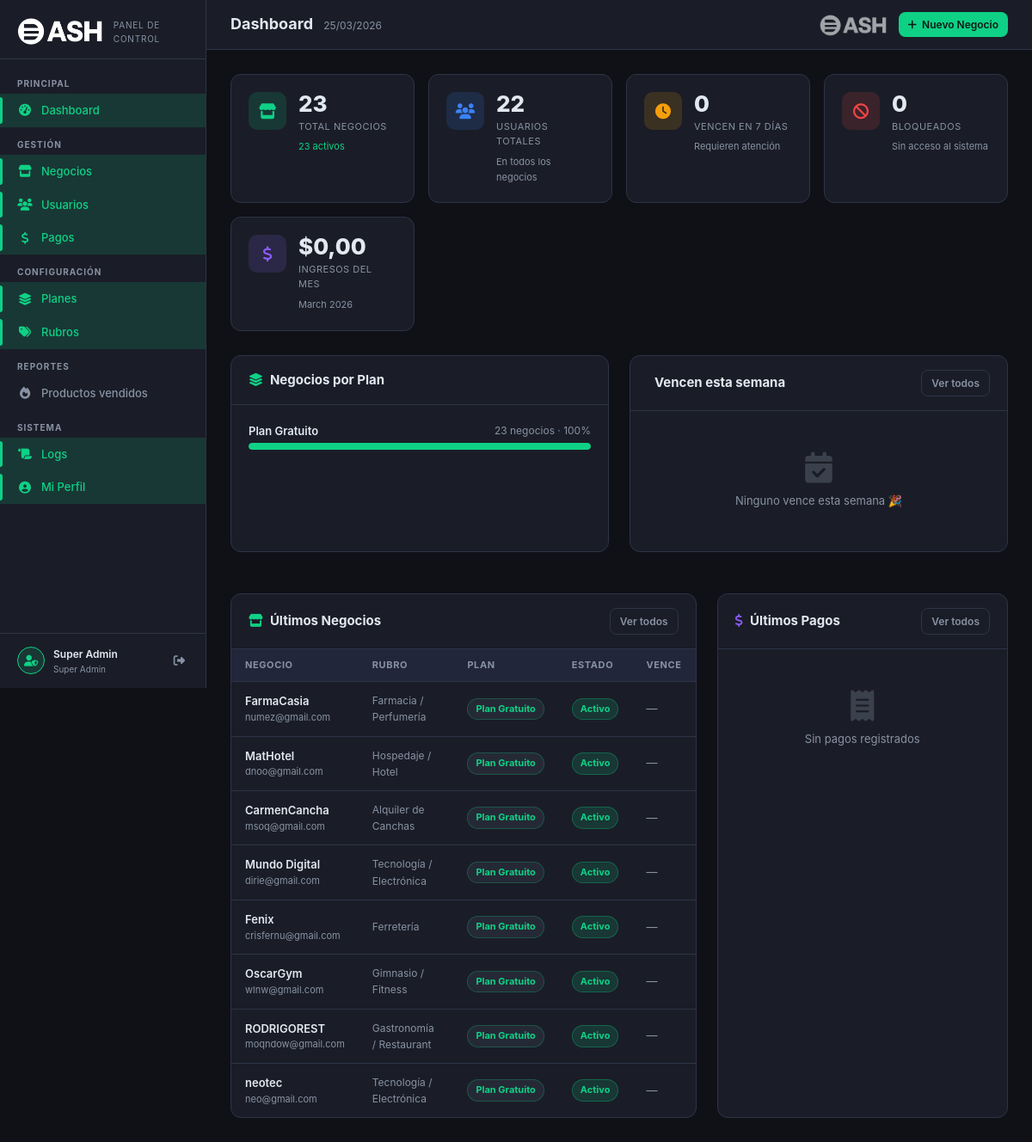
Screenshot of /superadmin/index.php (signed in) with the database file from the repository.
### tables this page shows
CREATE TABLE `negocios` (
  `id` int(11) NOT NULL,
  `nombre` varchar(255) NOT NULL,
  `razon_social` varchar(255) DEFAULT NULL,
  `cuit` varchar(20) DEFAULT NULL,
  `condicion_iva` varchar(50) DEFAULT NULL,
  `rubro` varchar(100) DEFAULT NULL,
  `rubro_id` int(11) DEFAULT NULL,
  `direccion` text DEFAULT NULL,
  `ciudad` varchar(100) DEFAULT NULL,
  `provincia` varchar(100) DEFAULT NULL,
  `codigo_postal` varchar(10) DEFAULT NULL,
  `telefono` varchar(50) DEFAULT NULL,
  `email` varchar(255) DEFAULT NULL,
  `sitio_web` varchar(255) DEFAULT NULL,
  `instagram` varchar(100) DEFAULT NULL,
  `facebook` varchar(255) DEFAULT NULL,
  `whatsapp` varchar(50) DEFAULT NULL,
  `logo` varchar(255) DEFAULT NULL,
  `imagen_portada` varchar(255) DEFAULT NULL,
  `carta_token` varchar(64) DEFAULT NULL,
  `carta_activa` tinyint(1) NOT NULL DEFAULT 1,
  `mensaje_ticket` text DEFAULT NULL,
  `mostrar_logo_ticket` tinyint(1) DEFAULT 1,
  `mostrar_direccion_ticket` tinyint(1) DEFAULT 1,
  `mostrar_cuit_ticket` tinyint(1) DEFAULT 1,
  `horarios` longtext DEFAULT NULL CHECK (json_valid(`horarios`)),
  `activo` tinyint(1) DEFAULT 1,
  `plan_id` int(11) DEFAULT 1,
  `fecha_vencimiento` date DEFAULT NULL,
  `bloqueado` tinyint(1) NOT NULL DEFAULT 0,
  `bloqueado_motivo` varchar(255) DEFAULT NULL,
  `notas_admin` text DEFAULT NULL,
  `estado_suscripcion` enum('activa','vencida','cancelada','trial') DEFAULT 'trial',
  `trial_hasta` date DEFAULT NULL,
  `fecha_registro` timestamp NOT NULL DEFAULT current_timestamp(),
  `fecha_alta` date DEFAULT NULL,
  `fecha_actualizacion` timestamp NOT NULL DEFAULT current_timestamp() ON UPDATE current_timestamp()
);

CREATE TABLE `rubros` (
  `id` int(11) NOT NULL,
  `slug` varchar(50) NOT NULL,
  `nombre` varchar(100) NOT NULL,
  `descripcion` varchar(255) DEFAULT NULL,
  `icono` varchar(50) DEFAULT 'fa-store',
  `color` varchar(7) DEFAULT '#667eea',
  `activo` tinyint(1) DEFAULT 1,
  `orden` int(11) DEFAULT 0
);

CREATE TABLE `planes` (
  `id` int(11) NOT NULL,
  `nombre` varchar(50) NOT NULL,
  `nombre_display` varchar(100) NOT NULL,
  `descripcion` text DEFAULT NULL,
  `precio_mensual` decimal(10,2) DEFAULT 0.00,
  `precio_anual` decimal(10,2) DEFAULT 0.00,
  `max_usuarios` smallint(6) DEFAULT 1,
  `max_productos` smallint(6) DEFAULT 50,
  `max_ventas_mes` int(11) DEFAULT 100,
  `tiene_reportes` tinyint(1) DEFAULT 0,
  `tiene_empleados` tinyint(1) DEFAULT 0,
  `tiene_clientes` tinyint(1) DEFAULT 0,
  `tiene_api_publica` tinyint(1) DEFAULT 0,
  `tiene_tienda_online` tinyint(1) DEFAULT 0,
  `activo` tinyint(1) DEFAULT 1,
  `created_at` timestamp NOT NULL DEFAULT current_timestamp(),
  `updated_at` timestamp NULL DEFAULT NULL ON UPDATE current_timestamp(),
  `dias_gratis` int(11) NOT NULL DEFAULT 0,
  `color` varchar(20) DEFAULT '#0FD186',
  `icono` varchar(50) DEFAULT 'fa-star',
  `orden` int(11) DEFAULT 0
);

### superadmin/_auth.php (called while the page is built, shortened)
<?php
function sa_format_money(float $v): string {
    return '$' . number_format($v, 2, ',', '.');
}

### superadmin/index.php (the view, shortened to what this page needs)
<?php
require_once __DIR__ . '/_auth.php';
$db = sa_db();
$total_negocios  = $db->query("SELECT COUNT(*) FROM negocios")->fetchColumn();
$activos_hoy     = $db->query("SELECT COUNT(*) FROM negocios WHERE activo = 1")->fetchColumn();
$bloqueados      = $db->query("SELECT COUNT(*) FROM negocios WHERE bloqueado = 1")->fetchColumn();
$vencen_7dias    = $db->query("SELECT COUNT(*) FROM negocios WHERE fecha_vencimiento BETWEEN CURDATE() AND DATE_ADD(CURDATE(), INTERVAL 7 DAY) AND activo = 1")->fetchColumn();
$total_usuarios  = $db->query("SELECT COUNT(*) FROM usuarios")->fetchColumn();
$ingresos_mes = $db->query("SELECT COALESCE(SUM(monto),0) FROM pagos WHERE YEAR(fecha_pago)=YEAR(CURDATE()) AND MONTH(fecha_pago)=MONTH(CURDATE())")->fetchColumn();
$por_plan = $db->query("
    SELECT p.nombre_display, COUNT(n.id) as total, p.color
    FROM negocios n
    LEFT JOIN planes p ON p.id = n.plan_id
    GROUP BY n.plan_id
    ORDER BY total DESC
")->fetchAll();
$ultimos_negocios = $db->query("
    SELECT n.id, n.nombre, n.email, n.activo, n.bloqueado,
           n.fecha_vencimiento, n.fecha_registro,
           p.nombre_display as plan_nombre, p.color as plan_color,
           r.nombre as rubro_nombre
    FROM negocios n
    LEFT JOIN planes p ON p.id = n.plan_id
    LEFT JOIN rubros r ON r.id = n.rubro_id
    ORDER BY n.fecha_registro DESC
    LIMIT 8
")->fetchAll();
$proximos_vencimientos = $db->query("
    SELECT n.id, n.nombre, n.fecha_vencimiento, n.email,
           p.nombre_display as plan_nombre
    FROM negocios n
    LEFT JOIN planes p ON p.id = n.plan_id
    WHERE n.fecha_vencimiento BETWEEN CURDATE() AND DATE_ADD(CURDATE(), INTERVAL 7 DAY)
      AND n.activo = 1
    ORDER BY n.fecha_vencimiento ASC
    LIMIT 6
")->fetchAll();
$ultimos_pagos = $db->query("
    SELECT pg.id, pg.monto, pg.fecha_pago, pg.metodo_pago,
           n.nombre as negocio_nombre,
           p.nombre_display as plan_nombre
    FROM pagos pg
    LEFT JOIN negocios n ON n.id = pg.negocio_id
    LEFT JOIN planes p   ON p.id = pg.plan_id
    ORDER BY pg.created_at DESC
    LIMIT 5
")->fetchAll();
require_once __DIR__ . '/_layout.php';
?>
<div class="sa-stats-grid">
    <div class="sa-stat-card">
        <div class="sa-stat-icon green"><i class="fas fa-store"></i></div>
        <div class="sa-stat-body">
            <div class="value"><?= $total_negocios ?></div>
            <div class="label">Total Negocios</div>
            <div class="sub"><span class="up"><?= $activos_hoy ?> activos</span></div>
        </div>
    </div>
    <div class="sa-stat-card">
        <div class="sa-stat-icon blue"><i class="fas fa-users"></i></div>
        <div class="sa-stat-body">
            <div class="value"><?= $total_usuarios ?></div>
            <div class="label">Usuarios Totales</div>
            <div class="sub">En todos los negocios</div>
        </div>
    </div>
    <div class="sa-stat-card">
        <div class="sa-stat-icon yellow"><i class="fas fa-clock"></i></div>
        <div class="sa-stat-body">
            <div class="value"><?= $vencen_7dias ?></div>
            <div class="label">Vencen en 7 días</div>
            <div class="sub">Requieren atención</div>
        </div>
    </div>
    <div class="sa-stat-card">
        <div class="sa-stat-icon red"><i class="fas fa-ban"></i></div>
        <div class="sa-stat-body">
            <div class="value"><?= $bloqueados ?></div>
            <div class="label">Bloqueados</div>
            <div class="sub">Sin acceso al sistema</div>
        </div>
    </div>
    <div class="sa-stat-card">
        <div class="sa-stat-icon purple"><i class="fas fa-dollar-sign"></i></div>
        <div class="sa-stat-body">
            <div class="value"><?= sa_format_money((float)$ingresos_mes) ?></div>
            <div class="label">Ingresos del Mes</div>
            <div class="sub"><?= date('F Y') ?></div>
        </div>
    </div>
</div>
<div style="display:grid;grid-template-columns:1fr 1fr;gap:24px;margin-bottom:24px">
    <div class="sa-panel">
        <div class="sa-panel-header">
            <h3><i class="fas fa-layer-group" style="color:var(--sa-primary);margin-right:8px"></i>Negocios por Plan</h3>
        </div>
        <div style="padding:20px">
            <?php if (empty($por_plan)): ?>
            <div class="sa-empty"><i class="fas fa-layer-group"></i><p>Sin datos</p></div>
            <?php else: ?>
            <?php foreach ($por_plan as $pp):
                $pct = $total_negocios > 0 ? round(($pp['total'] / $total_negocios) * 100) : 0;
                $color = $pp['color'] ?: '#0FD186';
            ?>
            <div style="margin-bottom:14px">
                <div style="display:flex;align-items:center;justify-content:space-between;margin-bottom:4px">
                    <span style="font-size:13px;font-weight:600;color:var(--sa-text)"><?= htmlspecialchars($pp['nombre_display'] ?? 'Sin plan') ?></span>
                    <span style="font-size:12px;color:var(--sa-muted)"><?= $pp['total'] ?> negocios · <?= $pct ?>%</span>
                </div>
                <div class="progress-bar-wrap" style="width:100%;height:8px">
                    <div class="progress-bar" style="width:<?= $pct ?>%;background:<?= htmlspecialchars($color) ?>"></div>
                </div>
            </div>
            <?php endforeach; ?>
            <?php endif; ?>
        </div>
    </div>
    <div class="sa-panel">
        <div class="sa-panel-header">
            <h3><i class="fas fa-calendar-exclamation" style="color:var(--sa-warning);margin-right:8px"></i>Vencen esta semana</h3>
            <a href="negocios/index.php?filtro=vencen" class="sa-btn ghost sm">Ver todos</a>
        </div>
        <?php if (empty($proximos_vencimientos)): ?>
        <div class="sa-empty"><i class="fas fa-calendar-check"></i><p>Ninguno vence esta semana 🎉</p></div>
        <?php endif; ?>
    </div>
</div>
<div style="display:grid;grid-template-columns:1.6fr 1fr;gap:24px">
    <div class="sa-panel">
        <div class="sa-panel-header">
            <h3><i class="fas fa-store" style="color:var(--sa-primary);margin-right:8px"></i>Últimos Negocios</h3>
            <a href="negocios/index.php" class="sa-btn ghost sm">Ver todos</a>
        </div>
        <div class="sa-table-wrap">
            <table class="sa-table">
                <thead><tr><th>Negocio</th><th>Rubro</th><th>Plan</th><th>Estado</th><th>Vence</th></tr></thead>
                <tbody>
                <?php foreach ($ultimos_negocios as $neg):
                    $statusClass = $neg['bloqueado'] ? 'red' : ($neg['activo'] ? 'green' : 'gray');
                    $statusLabel = $neg['bloqueado'] ? 'Bloqueado' : ($neg['activo'] ? 'Activo' : 'Inactivo');
                    $dias = $neg['fecha_vencimiento'] ? sa_dias_restantes($neg['fecha_vencimiento']) : null;
                    $chipClass = is_null($dias) ? '' : ($dias < 0 ? 'exp' : ($dias <= 5 ? 'warn' : 'ok'));
                ?>
                <tr>
                    <td>
                        <div style="font-weight:600;color:var(--sa-text)"><?= htmlspecialchars($neg['nombre']) ?></div>
                        <div style="font-size:11px;color:var(--sa-muted)"><?= htmlspecialchars($neg['email'] ?? '') ?></div>
                    </td>
                    <td style="color:var(--sa-muted);font-size:12px"><?= htmlspecialchars($neg['rubro_nombre'] ?? '—') ?></td>
                    <td>
                        <span class="sa-pill gray" style="<?= $neg['plan_color'] ? 'border-color:'.htmlspecialchars($neg['plan_color']).'40;color:'.htmlspecialchars($neg['plan_color']) : '' ?>">
                            <?= htmlspecialchars($neg['plan_nombre'] ?? '—') ?>
                        </span>
                    </td>
                    <td><span class="sa-pill <?= $statusClass ?>"><?= $statusLabel ?></span></td>
                    <td>
                        <?php if ($neg['fecha_vencimiento']): ?>
                        <span class="dias-chip <?= $chipClass ?>">
                            <?= $dias >= 0 ? $dias.'d' : 'Vencido' ?>
                        </span>
                        <?php else: ?>
                        <span style="color:var(--sa-muted)">—</span>
                        <?php endif; ?>
                    </td>
                </tr>
                <?php endforeach; ?>
                </tbody>
            </table>
        </div>
    </div>
    <div class="sa-panel">
        <div class="sa-panel-header">
            <h3><i class="fas fa-dollar-sign" style="color:var(--sa-purple);margin-right:8px"></i>Últimos Pagos</h3>
            <a href="pagos/index.php" class="sa-btn ghost sm">Ver todos</a>
        </div>
        <?php if (empty($ultimos_pagos)): ?>
        <div class="sa-empty"><i class="fas fa-receipt"></i><p>Sin pagos registrados</p></div>
        <?php endif; ?>
    </div>
</div>

### superadmin/assets/sa.css (style rules this page uses)
:root { --sa-bg: #0f1117; --sa-surface: #1a1d27; --sa-surface2: #22263a; --sa-border: #2e3347; --sa-primary: #0FD186; --sa-primary-dim: rgba(15,209,134,.15); --sa-text: #e2e8f0; --sa-muted: #8892a4; --sa-danger: #ef4444; --sa-warning: #f59e0b; --sa-info: #3b82f6; --sa-purple: #8b5cf6; --sa-sidebar-w: 240px; --sa-radius: 12px; --sa-transition: .22s ease; }
*, *::before, *::after { box-sizing: border-box; margin: 0; padding: 0; }
body { font-family: 'Inter', 'Segoe UI', system-ui, sans-serif; background: var(--sa-bg); color: var(--sa-text); font-size: 14px; line-height: 1.6; min-height: 100vh; }
a { color: var(--sa-primary); text-decoration: none; }
.sa-stats-grid { display: grid; grid-template-columns: repeat(auto-fill, minmax(200px, 1fr)); gap: 16px; margin-bottom: 28px; }
.sa-stat-card { background: var(--sa-surface); border: 1px solid var(--sa-border); border-radius: var(--sa-radius); padding: 20px; display: flex; align-items: flex-start; gap: 14px; transition: border-color .2s; }
.sa-stat-icon { width: 44px; height: 44px; border-radius: 10px; display: flex; align-items: center; justify-content: center; font-size: 18px; flex-shrink: 0; }
.sa-stat-icon.green { background: rgba(15,209,134,.15); color: var(--sa-primary); }
.sa-stat-icon.blue { background: rgba(59,130,246,.15); color: var(--sa-info); }
.sa-stat-icon.yellow { background: rgba(245,158,11,.15); color: var(--sa-warning); }
.sa-stat-icon.red { background: rgba(239,68,68,.15); color: var(--sa-danger); }
.sa-stat-icon.purple { background: rgba(139,92,246,.15); color: var(--sa-purple); }
.sa-stat-body .value { font-size: 26px; font-weight: 800; color: var(--sa-text); line-height: 1.1; }
.sa-stat-body .label { font-size: 11px; color: var(--sa-muted); margin-top: 3px; text-transform: uppercase; letter-spacing: .5px; }
.sa-stat-body .sub { font-size: 11px; color: var(--sa-muted); margin-top: 6px; }
.sa-stat-body .sub .up { color: var(--sa-primary); }
.sa-panel { background: var(--sa-surface); border: 1px solid var(--sa-border); border-radius: var(--sa-radius); overflow: hidden; margin-bottom: 24px; }
.sa-panel-header { padding: 16px 20px; border-bottom: 1px solid var(--sa-border); display: flex; align-items: center; justify-content: space-between; gap: 12px; flex-wrap: wrap; }
.sa-panel-header h3 { font-size: 15px; font-weight: 700; color: var(--sa-text); }
.sa-table-wrap { overflow-x: auto; }
.sa-table { width: 100%; border-collapse: collapse; }
.sa-table th { font-size: 11px; font-weight: 700; color: var(--sa-muted); text-transform: uppercase; letter-spacing: .6px; padding: 10px 16px; background: var(--sa-surface2); border-bottom: 1px solid var(--sa-border); white-space: nowrap; text-align: left; }
.sa-table td { padding: 12px 16px; border-bottom: 1px solid var(--sa-border); color: var(--sa-text); font-size: 13px; vertical-align: middle; }
.sa-table tr:last-child td { border-bottom: none; }
.sa-pill { display: inline-flex; align-items: center; gap: 4px; font-size: 11px; font-weight: 700; padding: 3px 9px; border-radius: 20px; white-space: nowrap; }
.sa-pill.green { background: rgba(15,209,134,.15); color: var(--sa-primary); border: 1px solid rgba(15,209,134,.3); }
.sa-pill.gray { background: rgba(100,116,139,.15); color: var(--sa-muted); border: 1px solid rgba(100,116,139,.3); }
.sa-btn { display: inline-flex; align-items: center; gap: 6px; font-size: 13px; font-weight: 600; padding: 8px 16px; border-radius: 8px; border: none; cursor: pointer; transition: opacity .2s, transform .1s; white-space: nowrap; }
.sa-btn.ghost { background: transparent; color: var(--sa-muted); border: 1px solid var(--sa-border); }
.sa-btn.sm { font-size: 12px; padding: 5px 11px; }
.sa-empty { text-align: center; padding: 48px 20px; color: var(--sa-muted); }
.sa-empty i { font-size: 36px; margin-bottom: 10px; display: block; opacity: .3; }
.sa-empty p { font-size: 13px; }
.progress-bar-wrap { background: var(--sa-surface2); border-radius: 20px; height: 6px; overflow: hidden; width: 80px; }
.progress-bar { height: 100%; border-radius: 20px; background: var(--sa-primary); transition: width .4s; }

### rows the page displays
negocios: nombre "FarmaCasia", email "numez@gmail.com", rubro.nombre "Farmacia / Perfumería", plan.nombre_display "Plan Gratuito", statusLabel "Activo"
negocios: nombre "MatHotel", email "dnoo@gmail.com", rubro.nombre "Hospedaje / Hotel", plan.nombre_display "Plan Gratuito", statusLabel "Activo"
negocios: nombre "CarmenCancha", email "msoq@gmail.com", rubro.nombre "Alquiler de Canchas", plan.nombre_display "Plan Gratuito", statusLabel "Activo"
negocios: nombre "Mundo Digital", email "dirie@gmail.com", rubro.nombre "Tecnología / Electrónica", plan.nombre_display "Plan Gratuito", statusLabel "Activo"
negocios: nombre "Fenix", email "crisfernu@gmail.com", rubro.nombre "Ferretería", plan.nombre_display "Plan Gratuito", statusLabel "Activo"
negocios: nombre "OscarGym", email "wlnw@gmail.com", rubro.nombre "Gimnasio / Fitness", plan.nombre_display "Plan Gratuito", statusLabel "Activo"
negocios: nombre "RODRIGOREST", email "moqndow@gmail.com", rubro.nombre "Gastronomía / Restaurant", plan.nombre_display "Plan Gratuito", statusLabel "Activo"
negocios: nombre "neotec", email "neo@gmail.com", rubro.nombre "Tecnología / Electrónica", plan.nombre_display "Plan Gratuito", statusLabel "Activo"

### other values shown
$adminName "Super Admin"
$title "Dashboard"
$total_negocios "23"
$activos_hoy "23"
$total_usuarios "22"
$vencen_7dias "0"
$bloqueados "0"
sa_format_money((float)$ingresos_mes) "$0,00"
$pp['nombre_display'] "Plan Gratuito"
$pp['total'] "23"
$pct "100"
